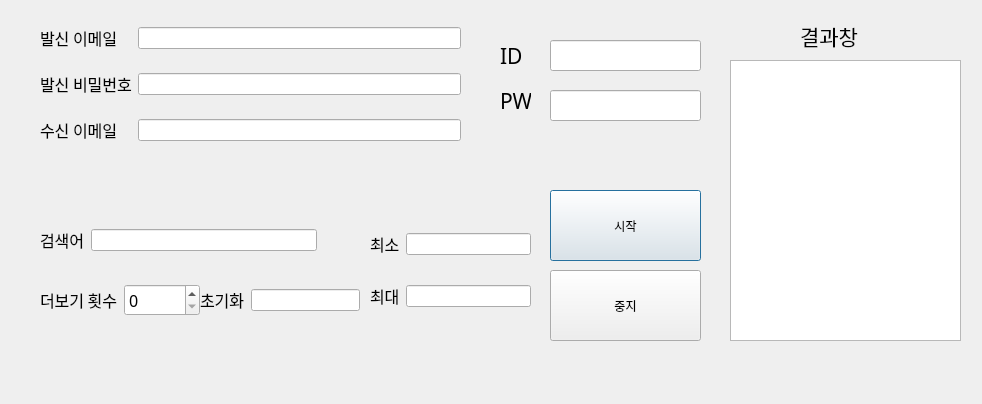
<?xml version="1.0" encoding="UTF-8"?>
<ui version="4.0">
 <class>Dialog</class>
 <widget class="QDialog" name="Dialog">
  <property name="geometry">
   <rect>
    <x>0</x>
    <y>0</y>
    <width>982</width>
    <height>404</height>
   </rect>
  </property>
  <property name="windowTitle">
   <string>Dialog</string>
  </property>
  <widget class="QPushButton" name="StartBtn">
   <property name="geometry">
    <rect>
     <x>550</x>
     <y>190</y>
     <width>151</width>
     <height>71</height>
    </rect>
   </property>
   <property name="text">
    <string>시작</string>
   </property>
  </widget>
  <widget class="QPushButton" name="FinishBtn">
   <property name="geometry">
    <rect>
     <x>550</x>
     <y>270</y>
     <width>151</width>
     <height>71</height>
    </rect>
   </property>
   <property name="text">
    <string>중지</string>
   </property>
  </widget>
  <widget class="QLineEdit" name="ID">
   <property name="geometry">
    <rect>
     <x>550</x>
     <y>40</y>
     <width>151</width>
     <height>31</height>
    </rect>
   </property>
   <property name="font">
    <font>
     <family>Agency FB</family>
     <pointsize>12</pointsize>
    </font>
   </property>
  </widget>
  <widget class="QLineEdit" name="PW">
   <property name="geometry">
    <rect>
     <x>550</x>
     <y>90</y>
     <width>151</width>
     <height>31</height>
    </rect>
   </property>
   <property name="font">
    <font>
     <family>Agency FB</family>
     <pointsize>12</pointsize>
    </font>
   </property>
  </widget>
  <widget class="QLabel" name="label_6">
   <property name="geometry">
    <rect>
     <x>500</x>
     <y>40</y>
     <width>31</width>
     <height>31</height>
    </rect>
   </property>
   <property name="font">
    <font>
     <family>Agency FB</family>
     <pointsize>16</pointsize>
    </font>
   </property>
   <property name="text">
    <string>ID</string>
   </property>
  </widget>
  <widget class="QLabel" name="label_7">
   <property name="geometry">
    <rect>
     <x>500</x>
     <y>80</y>
     <width>31</width>
     <height>41</height>
    </rect>
   </property>
   <property name="font">
    <font>
     <family>Agency FB</family>
     <pointsize>16</pointsize>
    </font>
   </property>
   <property name="text">
    <string>PW</string>
   </property>
  </widget>
  <widget class="QWidget" name="gridLayoutWidget">
   <property name="geometry">
    <rect>
     <x>40</x>
     <y>10</y>
     <width>421</width>
     <height>151</height>
    </rect>
   </property>
   <layout class="QGridLayout" name="gridLayout">
    <item row="2" column="1">
     <widget class="QLineEdit" name="ReceiverId"/>
    </item>
    <item row="0" column="0">
     <widget class="QLabel" name="label_4">
      <property name="font">
       <font>
        <family>Agency FB</family>
        <pointsize>12</pointsize>
       </font>
      </property>
      <property name="text">
       <string>발신 이메일</string>
      </property>
     </widget>
    </item>
    <item row="1" column="0">
     <widget class="QLabel" name="label_3">
      <property name="font">
       <font>
        <family>Agency FB</family>
        <pointsize>12</pointsize>
       </font>
      </property>
      <property name="text">
       <string>발신 비밀번호</string>
      </property>
     </widget>
    </item>
    <item row="0" column="1">
     <widget class="QLineEdit" name="SenderId"/>
    </item>
    <item row="1" column="1">
     <widget class="QLineEdit" name="SenderPw"/>
    </item>
    <item row="2" column="0">
     <widget class="QLabel" name="label_5">
      <property name="font">
       <font>
        <family>Agency FB</family>
        <pointsize>12</pointsize>
       </font>
      </property>
      <property name="text">
       <string>수신 이메일</string>
      </property>
     </widget>
    </item>
   </layout>
  </widget>
  <widget class="QWidget" name="horizontalLayoutWidget">
   <property name="geometry">
    <rect>
     <x>40</x>
     <y>200</y>
     <width>277</width>
     <height>80</height>
    </rect>
   </property>
   <layout class="QHBoxLayout" name="horizontalLayout">
    <item>
     <widget class="QLabel" name="label_10">
      <property name="font">
       <font>
        <family>Agency FB</family>
        <pointsize>12</pointsize>
       </font>
      </property>
      <property name="text">
       <string>검색어</string>
      </property>
     </widget>
    </item>
    <item>
     <widget class="QLineEdit" name="Search">
      <property name="text">
       <string/>
      </property>
     </widget>
    </item>
   </layout>
  </widget>
  <widget class="QWidget" name="horizontalLayoutWidget_2">
   <property name="geometry">
    <rect>
     <x>40</x>
     <y>260</y>
     <width>160</width>
     <height>80</height>
    </rect>
   </property>
   <layout class="QHBoxLayout" name="horizontalLayout_2">
    <item>
     <widget class="QLabel" name="label_9">
      <property name="font">
       <font>
        <family>Agency FB</family>
        <pointsize>12</pointsize>
       </font>
      </property>
      <property name="text">
       <string>더보기 횟수</string>
      </property>
     </widget>
    </item>
    <item>
     <widget class="QSpinBox" name="Plus">
      <property name="font">
       <font>
        <family>Agency FB</family>
        <pointsize>12</pointsize>
       </font>
      </property>
     </widget>
    </item>
   </layout>
  </widget>
  <widget class="QWidget" name="gridLayoutWidget_2">
   <property name="geometry">
    <rect>
     <x>370</x>
     <y>210</y>
     <width>161</width>
     <height>121</height>
    </rect>
   </property>
   <layout class="QGridLayout" name="gridLayout_2">
    <item row="0" column="1">
     <widget class="QLineEdit" name="MinMoney">
      <property name="text">
       <string/>
      </property>
     </widget>
    </item>
    <item row="0" column="0">
     <widget class="QLabel" name="label_12">
      <property name="font">
       <font>
        <family>Agency FB</family>
        <pointsize>12</pointsize>
       </font>
      </property>
      <property name="text">
       <string>최소</string>
      </property>
     </widget>
    </item>
    <item row="1" column="1">
     <widget class="QLineEdit" name="MaxMoney">
      <property name="text">
       <string/>
      </property>
     </widget>
    </item>
    <item row="1" column="0">
     <widget class="QLabel" name="label_11">
      <property name="font">
       <font>
        <family>Agency FB</family>
        <pointsize>12</pointsize>
       </font>
      </property>
      <property name="text">
       <string>최대</string>
      </property>
     </widget>
    </item>
   </layout>
  </widget>
  <widget class="QWidget" name="horizontalLayoutWidget_3">
   <property name="geometry">
    <rect>
     <x>200</x>
     <y>260</y>
     <width>160</width>
     <height>80</height>
    </rect>
   </property>
   <layout class="QHBoxLayout" name="horizontalLayout_3">
    <item>
     <widget class="QLabel" name="label_13">
      <property name="font">
       <font>
        <family>Agency FB</family>
        <pointsize>12</pointsize>
       </font>
      </property>
      <property name="text">
       <string>초기화</string>
      </property>
     </widget>
    </item>
    <item>
     <widget class="QLineEdit" name="Reset"/>
    </item>
   </layout>
  </widget>
  <widget class="QTextEdit" name="Result">
   <property name="geometry">
    <rect>
     <x>730</x>
     <y>60</y>
     <width>231</width>
     <height>281</height>
    </rect>
   </property>
  </widget>
  <widget class="QLabel" name="label_8">
   <property name="geometry">
    <rect>
     <x>800</x>
     <y>20</y>
     <width>91</width>
     <height>31</height>
    </rect>
   </property>
   <property name="font">
    <font>
     <family>Agency FB</family>
     <pointsize>16</pointsize>
    </font>
   </property>
   <property name="text">
    <string>결과창</string>
   </property>
  </widget>
 </widget>
 <resources/>
 <connections/>
</ui>
